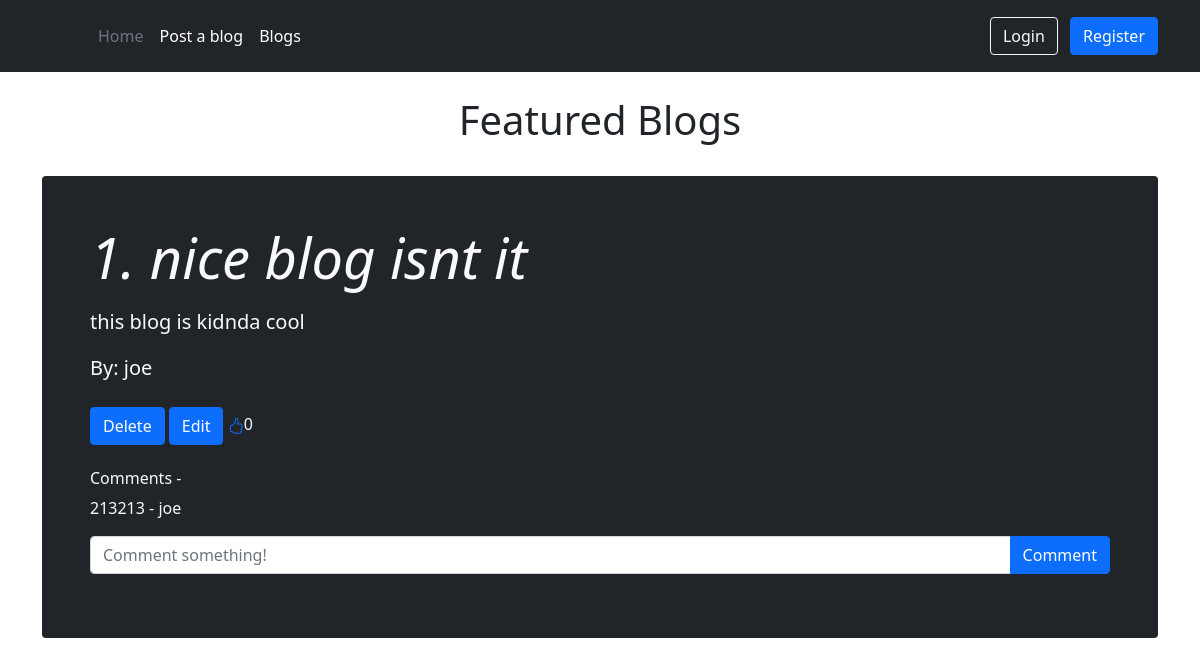
The app's page /blogs, older data.
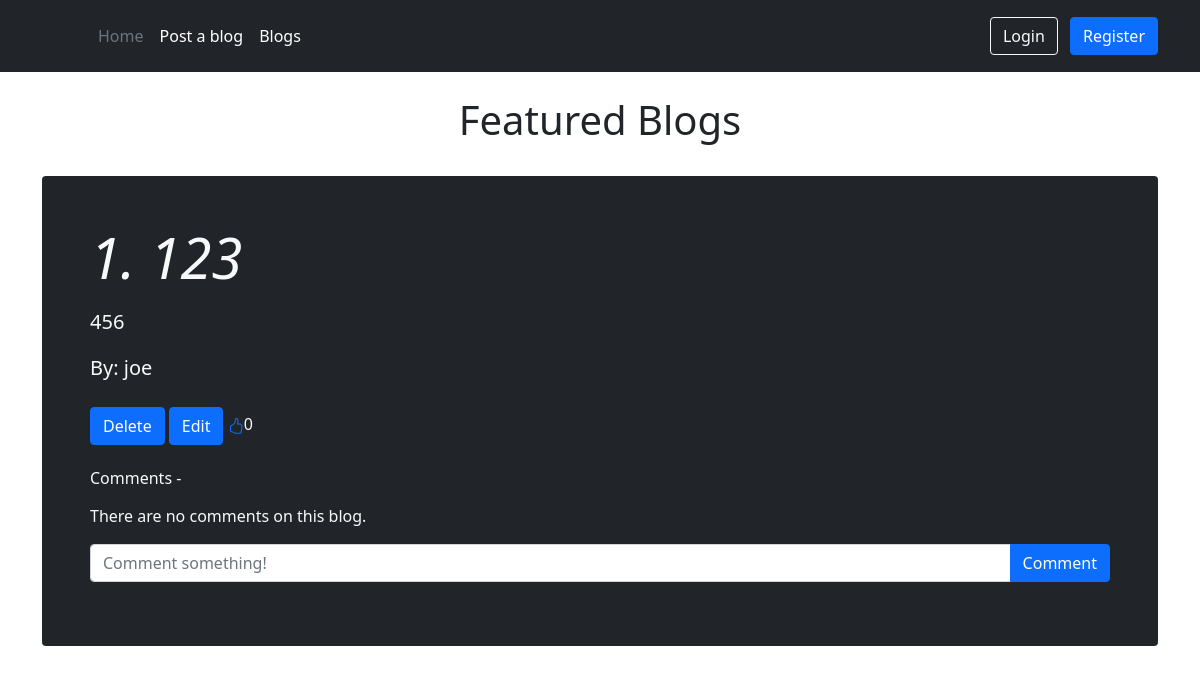
The same page, newer data.
### blog/models.py (models this page shows)
class Blog(db.Model):
    id = db.Column(db.Integer, primary_key=True)
    title = db.Column(db.String(64), unique=True, nullable=False)
    content = db.Column(db.String(1024), nullable=False)
    author = db.Column(db.String(128), db.ForeignKey('user.username'), nullable=False)
    cmnts = db.relationship('Comment', backref='blogpost', passive_deletes=True)
    likes = db.relationship('Like', backref='blogpost', passive_deletes=True)

class Comment(db.Model):
    id = db.Column(db.Integer, primary_key=True)
    text = db.Column(db.String(128), nullable=False)
    author = db.Column(db.String(128), db.ForeignKey('user.username'), nullable=False)
    blog = db.Column(db.Integer, db.ForeignKey('blog.id'), nullable=False)

### blog/views.py (the view)
@views.route('/blogs')
def viewblogs():
    allBlogs = Blog.query.all()
    return render_template('blogs.html', allBlogs=allBlogs)

### blog/templates/blogs.html (shortened to what this page needs)
{% extends 'base.html' %}
{% block content %}
    <br>
    <h1 align="center">Featured Blogs</h1>
    <br>
    {% for blog in allBlogs %}
    <div class="p-4 p-md-5 mb-4 rounded text-light bg-dark">
        <div class="col-md-6 px-0">
          <h1 class="display-4 fst-italic">{{blog.id}}. {{blog.title}}</h1>
          <p class="lead my-3">{{blog.content}}</p>
          <p class="lead mb-0">By: {{blog.author}}</p>
          <br>
          <a href="/blogs/delete/{{blog.title}}" class="btn btn-primary">Delete</a>
          <a href="/blogs/update/{{blog.title}}" class="btn btn-primary">Edit</a>
          <a href="/blogs/likeblog/{{blog.title}}"></i></a>{{blog.likes|length}}
          <br><br>
        </div>
        <h6>Comments - </h6>
        <p class="card-text text-light bg-dark">
        {% if blog.cmnts|length > 0 %}
          {% for cmnt in blog.cmnts %}
          {% if current_user.is_authenticated %}
          {{cmnt.text}} - {{cmnt.author}}&nbsp;&nbsp;<a href="/blogs/deletecmnt/{{cmnt.text}}" class="btn btn-primary">Delete comment</a><br><br>
          {% else %}
          {{cmnt.text}} - {{cmnt.author}}<br>
          {% endif %}
          {% endfor %}
        {% else %}
          <p>There are no comments on this blog.</p>
        {% endif %}
        </p>
        <form
          class="input-group mb-3"
          method="post"
          action="/blogs/comment/{{blog.title}}"
        >
          <input
            type="text"
            id="text"
            name="text"
            class="form-control"
            placeholder="Comment something!"
          />
          <button type="submit" class="btn btn-primary">Comment</button>
        </form>
      {% endfor %}
      </div>
{% endblock content %}

### blog/templates/base.html (shortened to what this page needs)
<!DOCTYPE html>
<html lang="en">
  <head>
    <link
      href="https://cdn.jsdelivr.net/npm/bootstrap@5.0.2/dist/css/bootstrap.min.css"
      rel="stylesheet"
    />
  </head>
  <body>
    <header class="p-3 text-light bg-dark">
      <div class="container">
        <div class="d-flex flex-wrap align-items-center justify-content-center justify-content-lg-start">
          <a href="/" class="d-flex align-items-center mb-2 mb-lg-0 text-white text-decoration-none">
            <svg class="bi me-2" width="40" height="32" role="img" aria-label="Bootstrap"><use xlink:href="#bootstrap"></use></svg>
          </a>
          <ul class="nav col-12 col-lg-auto me-lg-auto mb-2 justify-content-center mb-md-0">
            <li><a href="/" class="nav-link px-2 text-secondary">Home</a></li>
            <li><a href="/blogpost" class="nav-link px-2 text-white">Post a blog</a></li>
            <li><a href="/blogs" class="nav-link px-2 text-white">Blogs</a></li>
          </ul>
          <div class="text-end">
            {% if current_user.is_authenticated %}
            <a href="/logout">
              <button type="button" class="btn btn-outline-light me-2">Logout</button></a>
            {% else %}
            <a href="/login">
              <button type="button" class="btn btn-outline-light me-2">Login</button></a>
              <a href="/reg">
              <button type="button" class="btn btn-primary">Register</button></a>
            {% endif %}
          </div>
        </div>
      </div>
    </header>
    <div class="container">{% block content %}{% endblock %}</div>
  </body>
</html>

Row changes from the older to the newer data that the page shows:
removed Comment: text "213213", author "joe"
changed Blog "joe": title "nice blog isnt it" → "123"; content "this blog is kidnda cool" → "456"; now shows "There are no comments on this blog."
